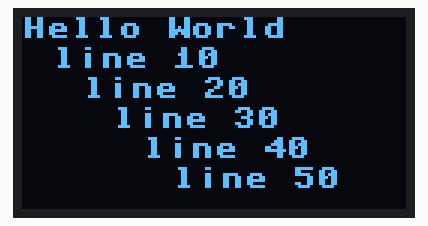
Simulated run of this program. Board: ESP32 board running MicroPython. Parts: 128×64 one-colour display. Library files of the repository ran but are not shown: ssd1306.py. At 0.1 s the program stops and its outputs stay as they are.

Above: at 0.1 s.

The program:

oled_hello.py
```python
from machine import Pin, SoftI2C
import ssd1306

i2c = SoftI2C(scl=Pin(22), sda=Pin(21))

display = ssd1306.SSD1306_I2C(128, 64, i2c)
display.text('Hello World ', 0, 0)


for i in range(10, 60, 10):
    display.text("line {}".format(i), i, i)
display.show()


#oled.text('Hello World ', 0, 0)
#oled.text('Hello OK!!!', 0, 10)

#oled.show()
```
